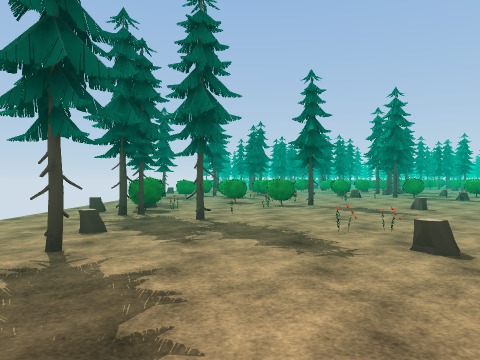
View 1 (above)

24 first-person views from a walk through a scene from a Unity 3-D project. The camera is 1.5 m above the floor, looks level and sees 70° across. The floor is counted in squares, 2 m on a side. Each view is taken from the middle of a square. On the plan, view 1 faces up. The plan holds only what a view shows up to about 11 squares ahead; the rest is blank. The place goes on beyond the plan. The player is left out. Some animated figures are left out. Some surface patterns are stand-ins.

View 2
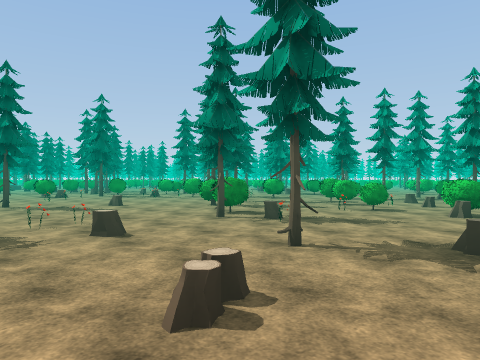

View 3
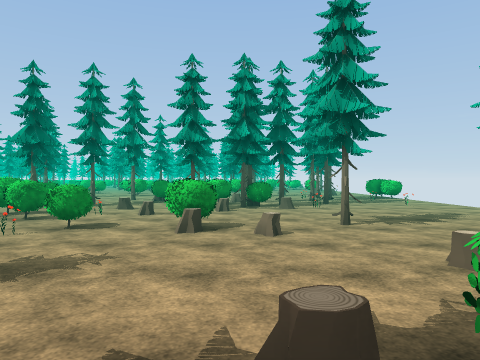

View 4
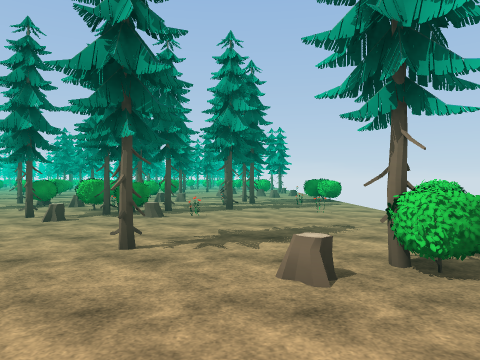

View 5
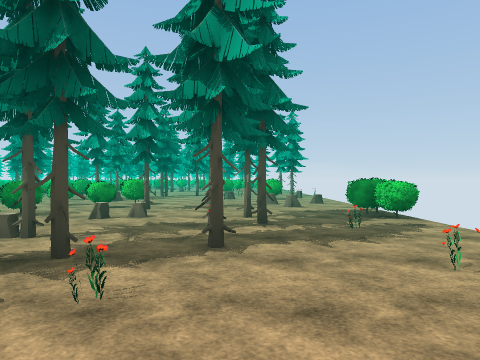

View 6
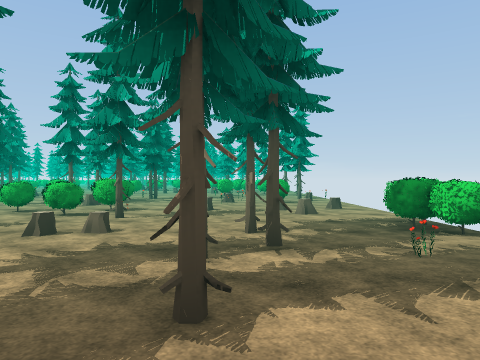

View 7
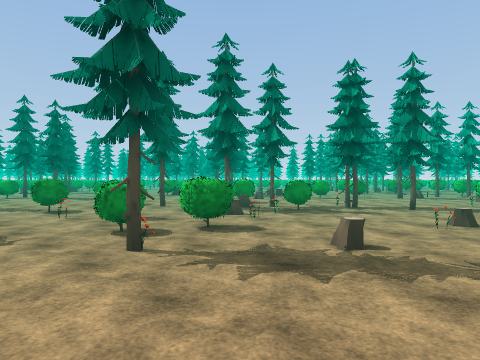

View 8
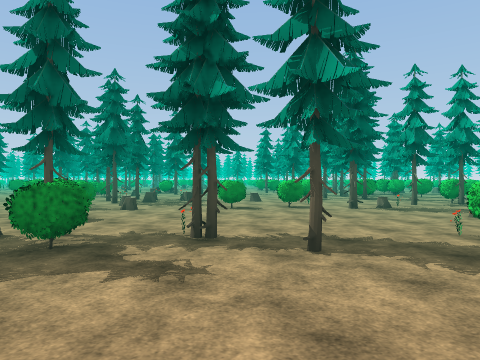

View 9
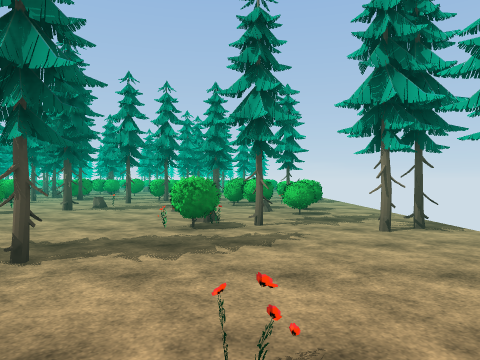

View 10
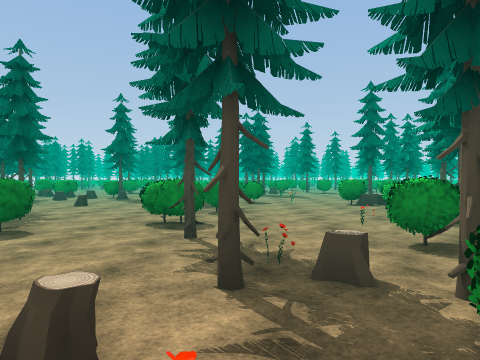

View 11
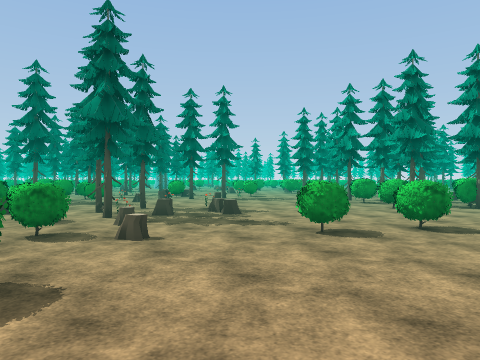

View 12
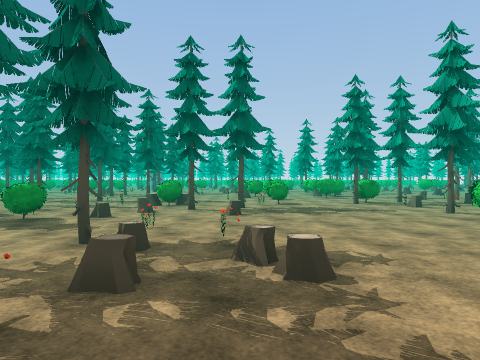

View 13
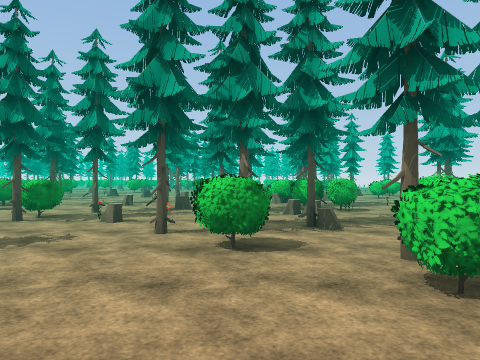

View 14
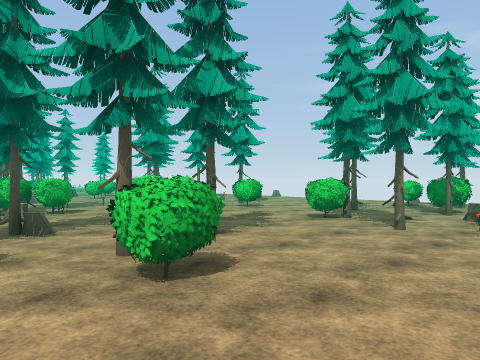

View 15
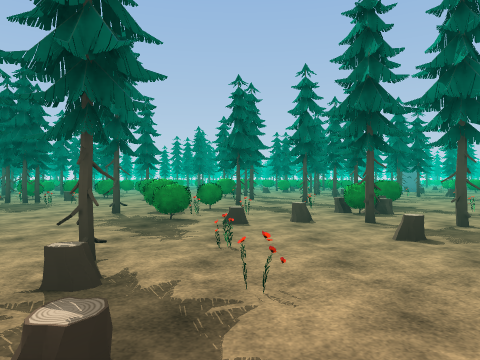

View 16
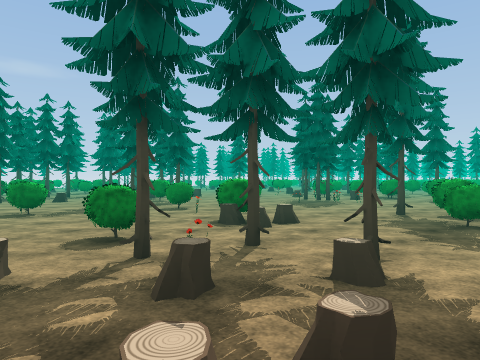

View 17
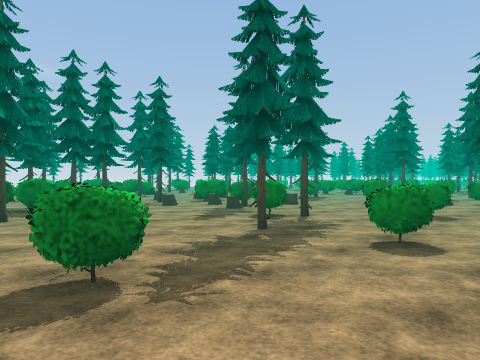

View 18
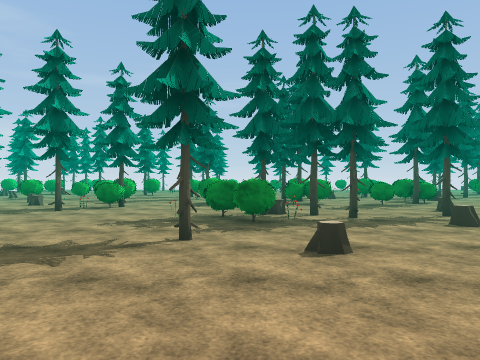

View 19
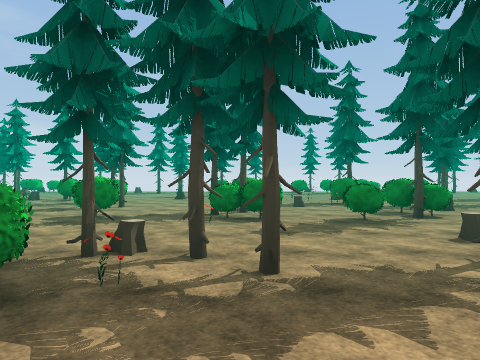

View 20
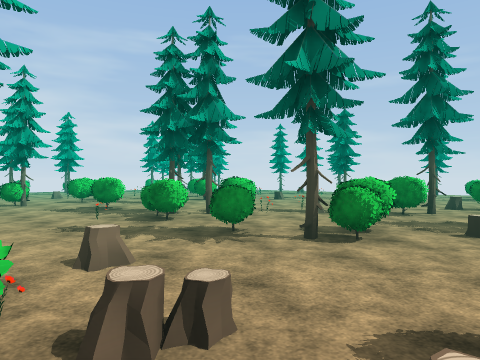

View 21
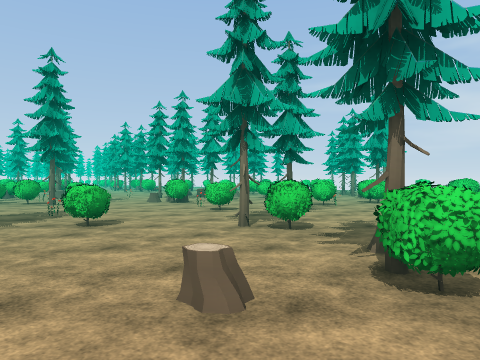

View 22
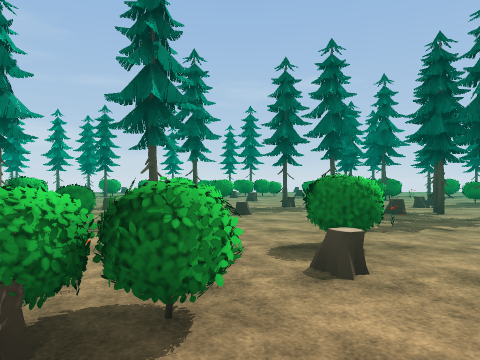

View 23
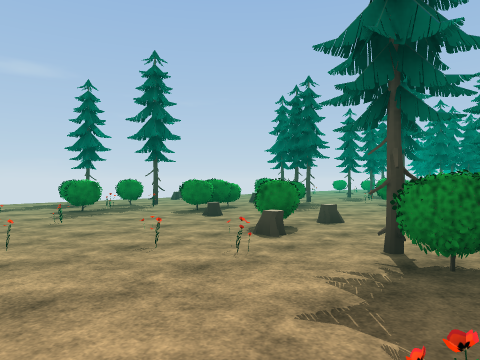

View 24
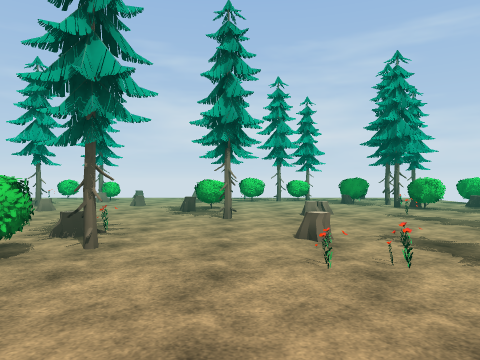

### Floor plan
Key: @ floor where view 1 was taken; # wall or solid block; x gap in a wall; . floor; = window, fence, low wall or low ledge; ^ raised ledge; T tree; S stump; O other object.
Columns run from 4 left of view 1 to 42 right of it. Each row starts with its distance up from view 1.
 17    T.#.....OT....#S... .## TO=... ...T. ...
 16   ##=^S..S....S...S#...S......... .T..T#...
 15  T##.....S.T..^T...##......#.=....#..=.O..
 14 ..##.......##.....S  OT.........T##=.SS..=
 13 ......=..=..O..#...TS.S.#T........#......
 12       ..=...=#.x..................#SST.T^
 11 ....## ......#T##..T......Txx=.S.......... ...T
 10 .....#T........T..ST#.S.......#S...=.S....T=...
  9 ..O......S.........##...........T.T.........T.O
  8 .ST.=........T.#...=..T...==..=#T.S=......S....
  7 ..T........T.....................SS.....#T=..S
  6 ...T............T........=#..=#.S.......#T..TT
  5 ..S...=..#....##.#T............S.... ....ST.S#.
  4  .T...S..T....^.....T ....T..#...^....#T...O#TT
  3   .......S..##=.S..O  .=#...S......#=...T#.....
  2   ............S....O.#x##..TTT............  ..=
  1   ...S.T....S...TT#....##.S==.T....TT.T....
  0   ..@S..S...S..STO#TSS.##.....T.....O..T#...
 -1   #T....#.......ST...S.T......T......S.....^.
 -2  .OT......S..T..=..T.....S.=....#O.O..T.T...T
 -3 #. #...T..........TTTT......S....T..#=#....
 -4           ..TS..........SO.  ......O# ....
 -5            .#....=.=........ .T.T...#.TO#
 -6               =......##..S..   .T.......O

Positions as (right, up) in squares from view 1, and headings:
1: (0, 0), facing up
2: (0, -1), facing up-right
3: (3, 0), facing right
4: (5, -3), facing right
5: (10, -3), facing right
6: (12, -3), facing right
7: (17, -4), facing up-right
8: (23, -3), facing up-right
9: (23, -3), facing right
10: (23, 0), facing up
11: (25, 1), facing up-right
12: (28, 5), facing up-right
13: (32, 6), facing right
14: (32, 6), facing down-right
15: (31, 6), facing up
16: (31, 6), facing up-left
17: (25, 7), facing up-left
18: (22, 9), facing left
19: (18, 11), facing left
20: (15, 17), facing down-left
21: (17, 17), facing down-right
22: (17, 16), facing left
23: (8, 11), facing up-left
24: (3, 8), facing down
